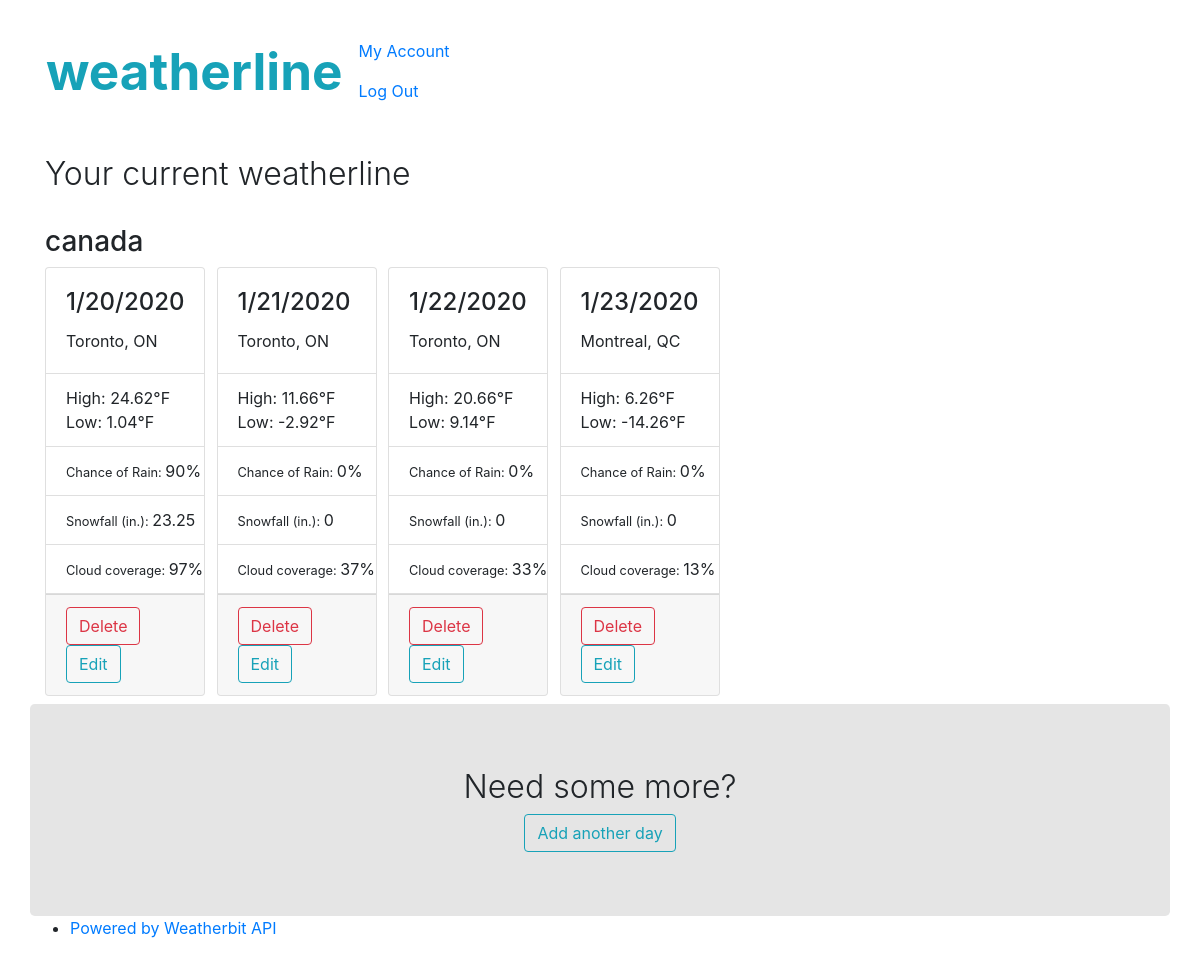
Page /plan (signed in) on the committed database.
### weatherline/routes.py (models this page shows, shortened)
class User(db.Model, UserMixin):
	id = db.Column(db.Integer, primary_key=True)
	name = db.Column(db.String(20), unique=True, nullable=False)
	email = db.Column(db.String(120), unique=True, nullable=False)
	image_file = db.Column(db.String(20), nullable=False, default='default.jpg')

class SiteDescription(db.Model):
	id = db.Column(db.Integer, primary_key=True)
	email = db.Column(db.String(120), nullable=False)
	set_id = db.Column(db.Integer, nullable=False)
	description = db.Column(db.String(60), nullable=False)

class Day(db.Model):
	id = db.Column(db.Integer, primary_key=True)
	user_email = db.Column(db.String(120), nullable=False)
	set_id = db.Column(db.Integer, nullable=False)
	city = db.Column(db.String(100), nullable=False)
	state = db.Column(db.String(100), nullable=False)
	country = db.Column(db.String(100), nullable=False)
	lat = db.Column(db.String(100), nullable=False)
	lng = db.Column(db.String(100), nullable=False)
	day = db.Column(db.Integer, nullable=False)
	month = db.Column(db.Integer, nullable=False)
	year = db.Column(db.Integer, nullable=False)
	max_temp = db.Column(db.Integer, nullable=False)
	min_temp = db.Column(db.Integer, nullable=False)
	clouds = db.Column(db.Integer, nullable=False)
	precip = db.Column(db.String(100), nullable=False)
	snow = db.Column(db.Integer, nullable=False)
	def __repr__(self):
		return f"Day('{self.id}', '{self.set_id}', '{self.city}', '{self.state}', '{self.lat}', '{self.lng}', '{self.month}', '{self.day}', '{self.year}')"

### weatherline/routes.py (the view, shortened to what this page needs)
@app.route('/plan', methods=['GET','POST'])
@login_required
def plan():
	print(Day.query.all())
	global current_set_id
	has_set = False
	for d in Day.query.filter_by(user_email = current_user.email):
		has_set = True
	if has_set:
		if request.method == 'POST':
			set_id = request.form.get('add')
			set_id_edit = request.form.get('edit')
			edit_day = request.form.get('edit_loc')
			delete_day = request.form.get('delete_day')
			if set_id is not None:
				current_set_id = int(set_id) + 1
			elif set_id_edit is not None:
				current_set_id = set_id_edit
			elif edit_day is not None:
				form = PartialLocationsForm()
				day = Day.query.filter_by(id = edit_day).first()
				try:
					parse = generate_geocoding(form.location.data)
				except:
					flash('Location not found. Only cities in the United States and Canada are supported at this time.', 'danger')
					return redirect(url_for("plan"))
				day.city = parse.get('city')
				day.state = parse.get('state')
				day.country = parse.get('country')
				day.lat = parse.get('lat')
				day.lng = parse.get('lng')
				day.update()
				db.session.commit()
				flash('City changed successfully', 'success')
				return redirect(url_for("plan"))
			elif delete_day is not None:
				selection = Day.query.filter_by(id = delete_day)
				d = selection.first()
				mon = d.month
				day = d.day
				year = d.year
				city = d.city
				state = d.state
				deleted_set_id = d.set_id
				selection.delete()
				if not Day.query.filter_by(user_email = current_user.email, set_id=deleted_set_id).all():
					SiteDescription.query.filter_by(email = current_user.email, set_id=deleted_set_id).delete()
				else:
					for d in Day.query.filter_by(user_email = current_user.email, set_id=current_set_id).filter(int(delete_day) < Day.id).all():
						subtract_day = datetime(month=d.month, day=d.day, year=d.year)
						subtract_day -= timedelta(days=1)
						d.day = subtract_day.day
						d.month = subtract_day.month
						d.year = subtract_day.year
						d.update()
				db.session.commit()
				flash(city + ', ' + state + ' on ' + str(mon) + '/' + str(day) + '/' + str(year) + ' has been deleted', 'success')
				return redirect(url_for("plan"))
	else:
		current_set_id = 1
	not_empty = False
	for d in Day.query.filter_by(user_email = current_user.email, set_id=current_set_id):
		not_empty = True
	if not_empty:
		last = db.session.query(Day).filter_by(user_email = current_user.email, set_id=current_set_id).order_by(Day.id.desc()).first()
		next_day = datetime(month=last.month, day=last.day, year=last.year)
		next_day += timedelta(days=1)
		form = PartialLocationsForm()
	else:
		form = LocationsForm()
	if form.validate_on_submit() and not not_empty:
		try:
			parse = generate_geocoding(form.location.data)
		except:
			flash('Location not found. Only cities in the United States and Canada are supported at this time.', 'danger')
			return redirect(url_for("plan"))
		city = parse.get('city')
		state = parse.get('state')
		country = parse.get('country')
		lat = parse.get('lat')
		lng = parse.get('lng')
		weather = generate_weather(form.m.data, form.d.data, form.y.data, lat, lng)
		day = Day(set_id=current_set_id, user_email = current_user.email, city=city, state=state, country=country, lat=lat, lng=lng, day=form.d.data, month=form.m.data, year=form.y.data, max_temp=weather.get('max_temp'), min_temp=weather.get('min_temp'), clouds=weather.get('clouds'), precip=weather.get('precip'), snow=weather.get('snow'))
		sd = SiteDescription(set_id=current_set_id, email=current_user.email, description=form.description.data)
		db.session.add(day)
		db.session.add(sd)
		db.session.commit()
		flash('Day added', 'success')
		next_day = datetime(month=day.month, day=day.day, year=day.year)
		next_day += timedelta(days=1)
		return render_template('plan.html', SiteDescription=SiteDescription, current_set_id=current_set_id, desc=desc, db=db, form=form, adding=True, mon=next_day.month, day=next_day.day, year=next_day.year, Day=Day)
	elif form.add_day.data and form.is_submitted() and form.errors.items():
		for a, b in form.errors.items():
			flash(b, 'danger')
		return redirect(url_for("plan"))
	elif not_empty:
		return render_template('plan.html', SiteDescription=SiteDescription, current_set_id=current_set_id, desc=desc, db=db, form=form, adding=not_empty, mon=next_day.month, day=next_day.day, year=next_day.year, Day=Day)
	else:
		print('adding page')
		return render_template('plan.html', SiteDescription=SiteDescription, current_set_id=current_set_id, desc=desc, form=form, adding=not_empty, Day=Day)

### weatherline/routes.py (called while the page is built)
@login_manager.user_loader
def load_user(user_id):
	return User.query.get(int(user_id))

### weatherline/templates/plan.html (shortened to what this page needs)
{% extends "layout.html" %}
{% block content %}
<div class="container-fluid py-2">
	<h2 class="font-weight-light">Your current weatherline</h2>
	<br>
	{% if SiteDescription.query.filter_by(email=current_user.email, set_id=current_set_id).first().description %}
	<h3> {{ SiteDescription.query.filter_by(email=current_user.email, set_id=current_set_id).first().description }}</h3>
	{% else %}
	<h3>Trip</h3>
	{% endif %}
	<div class="scrolling-wrapper">
		{% for d in Day.query.filter_by(user_email = current_user.email, set_id=current_set_id) %}
		<div class='card' style='width: 10rem;'>
			<div class='card-body'>
				<h4 class='card-title'>
					{{ d.month|string + "/" + d.day|string + "/" + d.year|string }}
				</h4>
				<p class='card-text'>
					{{ d.city + ', ' + d.state }}
				</p>
			</div>
			<ul class="list-group list-group-flush">
				<li class="list-group-item">High: {{ d.max_temp }}&#176;F <br> Low: {{ d.min_temp }}&#176;F </li>
				<li class="list-group-item"><small>Chance of Rain: </small>{{ d.precip }}%</li>
				<li class="list-group-item"><small>Snowfall (in.): </small>{{ d.snow }}</li>
				<li class="list-group-item"><small>Cloud coverage: </small>{{ d.clouds }}%</li>
			</ul>
			<div class='card-footer'>
			<form action="/plan" method="POST" ><button class="btn btn-outline-danger" type="submit" 	name="delete_day" value="{{
				d.id
				}}">Delete</button></form>
				<button type="button" class="btn btn-outline-info" data-toggle="modal" data-target="#Edit{{ d.id }}">
					Edit
				</button>
			</div>
		</div>
		{% endfor %}
	</div>
</div>
<div class='margins jumbotron body-plan'>
	{% if not Day.query.filter_by(user_email = current_user.email, set_id=current_set_id).all() %}
	<h2 class="font-weight-light">Ready to plan?</h2>
	<button type="button" class="btn btn-outline-info" data-toggle="modal" data-target="#Start">
		Start
	</button>
	{% else %}
	<h2 class="font-weight-light">Need some more?</h2>
	<button type="button" class="btn btn-outline-info" data-toggle="modal" data-target="#Start">
		Add another day
	</button>
	{% endif %}
</div>
{% endblock %}

### weatherline/templates/layout.html (shortened to what this page needs)
<!DOCTYPE html>
<html>
<link rel="stylesheet" href="https://maxcdn.bootstrapcdn.com/bootstrap/4.0.0/css/bootstrap.min.css">
<link rel="stylesheet" type="text/css" href="{{ url_for('static', filename='main.css') }}">
<head>
</head>
<body>
	<header>
        <nav class='navbar'>
            <a class="navbar-brand top font-weight-bold text-info" href="{{ url_for('home') }}">weatherline</a>
            <ul class="navbar-nav mr-auto">
                {% if current_user.is_authenticated %}
                <li class="nav-item"><a class="nav-link" href="{{ url_for('account') }}">My Account</a></li>
                <li class="nav-item"><a class="nav-link" href="{{ url_for('logout') }}">Log Out</a></li>
                {% else %}
                <li class="nav-item"><a class="nav-link" href="{{ url_for('login') }}">Sign in with Facebook</div></a>
                    {% endif %}
            </ul>
        </nav>
    </header>
    <br>
    {% block content %}{% endblock %}
</body>
<footer class="main-footer">
    <nav class="nav">
        <ul>
            <li>
                <div><a href="https://www.weatherbit.io/" target="_blank">Powered by Weatherbit API</a></div>
            </li>
        </ul>
    </nav>
</footer>
</html>

### weatherline/static/main.css (style rules this page uses)
html { margin: 20px 30px; background: url('https://images.unsplash.com/photo-1571215682850-ae44fd0479a4?ixlib=rb-1.2.1&ixid=eyJhcHBfaWQiOjkwNjh9&auto=format&fit=crop&w=934&q=80') no-repeat center center fixed; -webkit-background-size: cover; -moz-background-size: cover; -o-background-size: cover; background-size: cover;; }
body { background-color: transparent; }
.jumbotron { background: rgba(204, 204, 204, 0.5); }
.body-plan { text-align: center; }
.margins { margin: 0px 0px; }
.top { font-weight: 100px; text-decoration: none; font-size: 3.2rem; }
.scrolling-wrapper { overflow-x: scroll; overflow-y: hidden; white-space: nowrap; }
.card { text-align: left; display:inline-block; margin-right: 7px; }

### rows in the picture
User: query.filter_by "canada"
Day: month "1/20/2020", city+state "Toronto, ON", max_temp "24.62", min_temp "1.04", precip "90", snow "23.25", clouds "97", {{ d.id }} 1 (drawn)
Day: month "1/21/2020", city+state "Toronto, ON", max_temp "11.66", min_temp "-2.92", precip "0", snow "0", clouds "37", {{ d.id }} 2 (drawn)
Day: month "1/22/2020", city+state "Toronto, ON", max_temp "20.66", min_temp "9.14", precip "0", snow "0", clouds "33", {{ d.id }} 3 (drawn)
Day: month "1/23/2020", city+state "Montreal, QC", max_temp "6.26", min_temp "-14.26", precip "0", snow "0", clouds "13", {{ d.id }} 4 (drawn)
